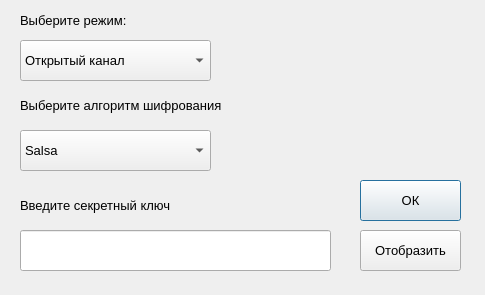
<?xml version="1.0" encoding="UTF-8"?>
<ui version="4.0">
 <class>Settings</class>
 <widget class="QDialog" name="Settings">
  <property name="geometry">
   <rect>
    <x>0</x>
    <y>0</y>
    <width>485</width>
    <height>295</height>
   </rect>
  </property>
  <property name="minimumSize">
   <size>
    <width>485</width>
    <height>295</height>
   </size>
  </property>
  <property name="maximumSize">
   <size>
    <width>485</width>
    <height>295</height>
   </size>
  </property>
  <property name="windowTitle">
   <string>Dialog</string>
  </property>
  <widget class="QLabel" name="label_1">
   <property name="geometry">
    <rect>
     <x>20</x>
     <y>10</y>
     <width>151</width>
     <height>21</height>
    </rect>
   </property>
   <property name="font">
    <font>
     <pointsize>10</pointsize>
    </font>
   </property>
   <property name="text">
    <string>Выберите режим:</string>
   </property>
  </widget>
  <widget class="QComboBox" name="comboBox_1">
   <property name="geometry">
    <rect>
     <x>20</x>
     <y>40</y>
     <width>191</width>
     <height>41</height>
    </rect>
   </property>
   <property name="font">
    <font>
     <pointsize>10</pointsize>
    </font>
   </property>
   <item>
    <property name="text">
     <string>Открытый канал</string>
    </property>
   </item>
   <item>
    <property name="text">
     <string>Шифрованный канал</string>
    </property>
   </item>
  </widget>
  <widget class="QLabel" name="label_2">
   <property name="geometry">
    <rect>
     <x>20</x>
     <y>90</y>
     <width>231</width>
     <height>31</height>
    </rect>
   </property>
   <property name="font">
    <font>
     <pointsize>10</pointsize>
    </font>
   </property>
   <property name="text">
    <string>Выберите алгоритм шифрования</string>
   </property>
  </widget>
  <widget class="QComboBox" name="comboBox_2">
   <property name="geometry">
    <rect>
     <x>20</x>
     <y>130</y>
     <width>191</width>
     <height>41</height>
    </rect>
   </property>
   <property name="font">
    <font>
     <pointsize>10</pointsize>
    </font>
   </property>
   <item>
    <property name="text">
     <string>Salsa</string>
    </property>
   </item>
   <item>
    <property name="text">
     <string>Rabbit</string>
    </property>
   </item>
   <item>
    <property name="text">
     <string>HC-128</string>
    </property>
   </item>
   <item>
    <property name="text">
     <string>Sosemanuk</string>
    </property>
   </item>
   <item>
    <property name="text">
     <string>Grain</string>
    </property>
   </item>
   <item>
    <property name="text">
     <string>Mickey</string>
    </property>
   </item>
   <item>
    <property name="text">
     <string>Trivium</string>
    </property>
   </item>
  </widget>
  <widget class="QLabel" name="label_3">
   <property name="geometry">
    <rect>
     <x>20</x>
     <y>190</y>
     <width>231</width>
     <height>31</height>
    </rect>
   </property>
   <property name="font">
    <font>
     <pointsize>10</pointsize>
    </font>
   </property>
   <property name="text">
    <string>Введите секретный ключ</string>
   </property>
  </widget>
  <widget class="QLineEdit" name="lineEdit">
   <property name="geometry">
    <rect>
     <x>20</x>
     <y>230</y>
     <width>311</width>
     <height>41</height>
    </rect>
   </property>
   <property name="maxLength">
    <number>32</number>
   </property>
   <property name="echoMode">
    <enum>QLineEdit::Password</enum>
   </property>
  </widget>
  <widget class="QPushButton" name="pushButton_1">
   <property name="geometry">
    <rect>
     <x>360</x>
     <y>180</y>
     <width>101</width>
     <height>41</height>
    </rect>
   </property>
   <property name="font">
    <font>
     <pointsize>10</pointsize>
    </font>
   </property>
   <property name="text">
    <string>ОК</string>
   </property>
   <property name="default">
    <bool>true</bool>
   </property>
  </widget>
  <widget class="QPushButton" name="pushButton_2">
   <property name="geometry">
    <rect>
     <x>360</x>
     <y>230</y>
     <width>101</width>
     <height>41</height>
    </rect>
   </property>
   <property name="font">
    <font>
     <pointsize>10</pointsize>
    </font>
   </property>
   <property name="text">
    <string>Отобразить</string>
   </property>
  </widget>
 </widget>
 <resources/>
 <connections/>
</ui>
